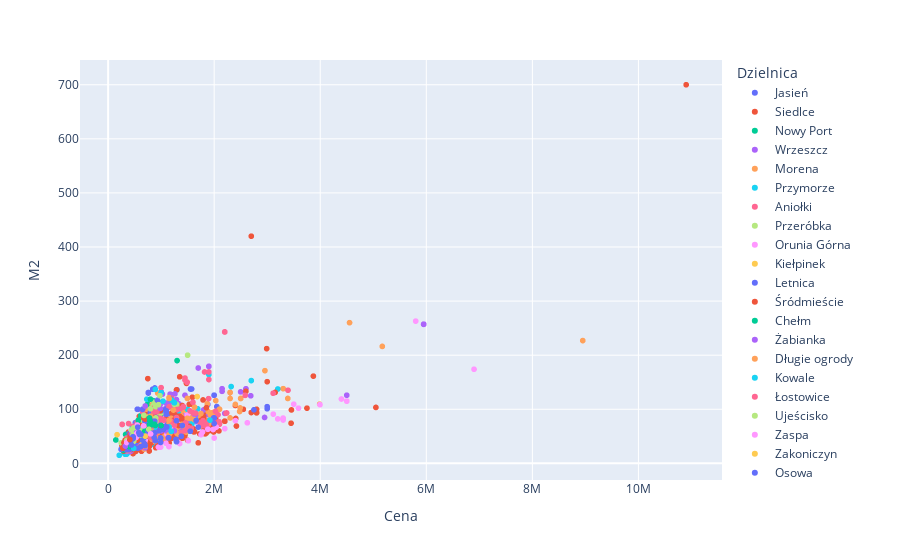

This figure's notebook cell:
### Code cell
#Stosunek Ceny do metrażu mieszkania w mieście Gdańsk z podziałem na dzielnice
px.scatter(df_gdansk, x='Cena', y='M2', color='Dzielnica').show()
